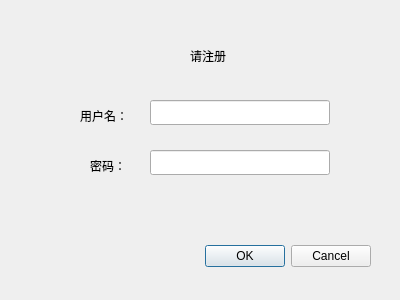
<?xml version="1.0" encoding="UTF-8"?>
<ui version="4.0">
 <class>register</class>
 <widget class="QDialog" name="register">
  <property name="geometry">
   <rect>
    <x>0</x>
    <y>0</y>
    <width>400</width>
    <height>300</height>
   </rect>
  </property>
  <property name="windowTitle">
   <string>Dialog</string>
  </property>
  <widget class="QDialogButtonBox" name="buttonBox">
   <property name="geometry">
    <rect>
     <x>30</x>
     <y>240</y>
     <width>341</width>
     <height>32</height>
    </rect>
   </property>
   <property name="orientation">
    <enum>Qt::Horizontal</enum>
   </property>
   <property name="standardButtons">
    <set>QDialogButtonBox::Cancel|QDialogButtonBox::Ok</set>
   </property>
  </widget>
  <widget class="QLabel" name="label_2">
   <property name="geometry">
    <rect>
     <x>90</x>
     <y>150</y>
     <width>71</width>
     <height>31</height>
    </rect>
   </property>
   <property name="text">
    <string>密码：</string>
   </property>
  </widget>
  <widget class="QLabel" name="label">
   <property name="geometry">
    <rect>
     <x>80</x>
     <y>100</y>
     <width>71</width>
     <height>31</height>
    </rect>
   </property>
   <property name="text">
    <string>用户名：</string>
   </property>
  </widget>
  <widget class="QLabel" name="label_3">
   <property name="geometry">
    <rect>
     <x>190</x>
     <y>50</y>
     <width>54</width>
     <height>12</height>
    </rect>
   </property>
   <property name="text">
    <string>请注册</string>
   </property>
  </widget>
  <widget class="QLineEdit" name="lineEdit">
   <property name="geometry">
    <rect>
     <x>150</x>
     <y>100</y>
     <width>180</width>
     <height>25</height>
    </rect>
   </property>
  </widget>
  <widget class="QLineEdit" name="lineEdit_2">
   <property name="geometry">
    <rect>
     <x>150</x>
     <y>150</y>
     <width>180</width>
     <height>25</height>
    </rect>
   </property>
  </widget>
 </widget>
 <resources/>
 <connections>
  <connection>
   <sender>buttonBox</sender>
   <signal>accepted()</signal>
   <receiver>register</receiver>
   <slot>accept()</slot>
   <hints>
    <hint type="sourcelabel">
     <x>248</x>
     <y>254</y>
    </hint>
    <hint type="destinationlabel">
     <x>157</x>
     <y>274</y>
    </hint>
   </hints>
  </connection>
  <connection>
   <sender>buttonBox</sender>
   <signal>rejected()</signal>
   <receiver>register</receiver>
   <slot>reject()</slot>
   <hints>
    <hint type="sourcelabel">
     <x>316</x>
     <y>260</y>
    </hint>
    <hint type="destinationlabel">
     <x>286</x>
     <y>274</y>
    </hint>
   </hints>
  </connection>
 </connections>
</ui>
